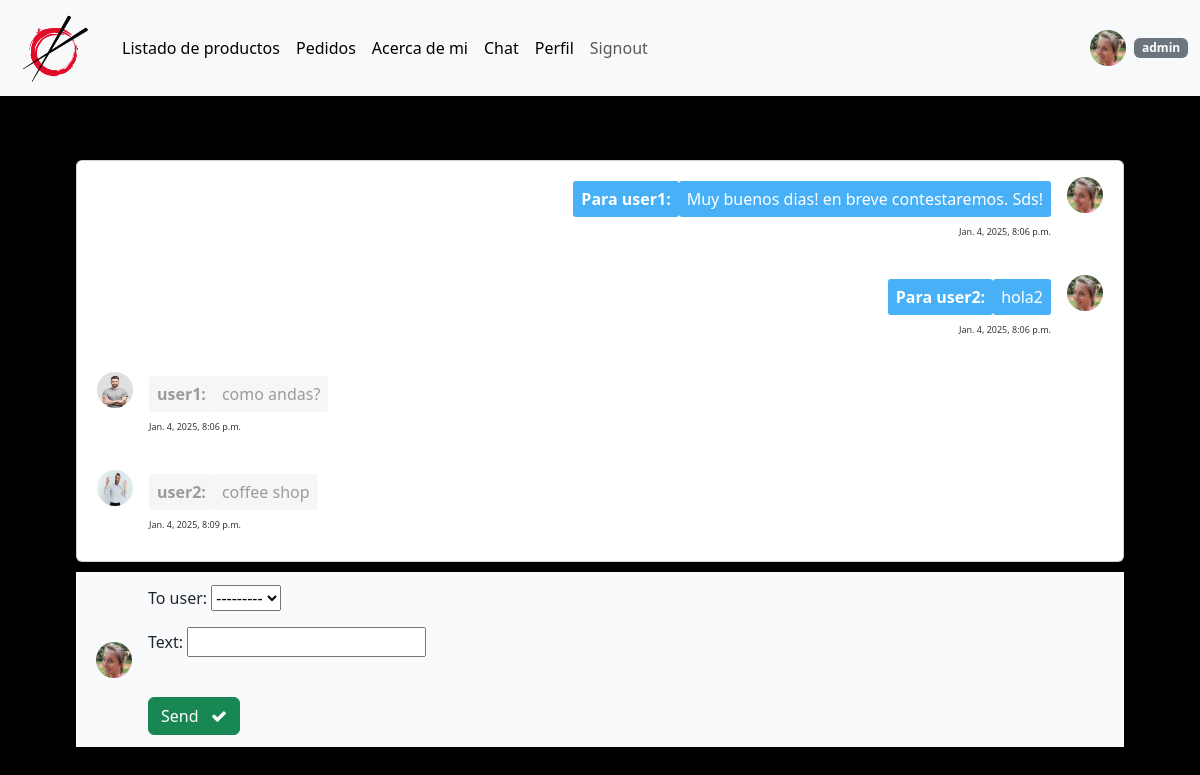
The app's page /msg/chat (signed in) with its own data.
### core/models.py (models this page shows)
class UserInfo(models.Model):
    user = models.OneToOneField(User, on_delete=models.CASCADE)
    avatar = models.ImageField(upload_to='avatares', null=True, blank=True)
    birthDate = models.DateField(null=True)

### mensajeria/models.py (models this page shows, shortened)
class Message(models.Model):
    creation_date = models.DateTimeField(auto_now_add=True)
    from_user = models.ForeignKey(User, on_delete=models.CASCADE, related_name='emisor')
    to_user = models.ForeignKey(User, on_delete=models.CASCADE, related_name='receptor')
    text = models.CharField(max_length=500)

### mensajeria/views.py (the view, shortened to what this page needs)
# urls.py: path('chat', views.chat, name='chat'),
@login_required(login_url='core:my-login')
def chat(request):
    try:
        all_messages = Message.objects.filter(
                    Q(from_user=request.user) | Q(to_user=request.user)
                ).order_by('creation_date')
        if request.user.username == 'admin':
            form = SendMessageByAdmin()
            if request.method == "POST":
                form = SendMessageByAdmin(request.POST)
                if form.is_valid():
                    form.save(from_user=request.user)
                    return redirect("mensajeria:chat")
        context = {'msgs': all_messages, 'form': form}
        return render(request, 'msg/chat.html', context=context)
    except:
        return redirect("mensajeria:chat")

### mensajeria/forms.py (shortened to what this page needs)
class SendMessageByAdmin(forms.ModelForm):
    class Meta:
        model = Message
        fields = ['to_user', 'text']

### templates/msg/chat.html (shortened to what this page needs)
{% extends 'core/base.html' %}
{% load static %}
{% block content %}
<body class="bg-black">
    <div class="page-content page-container" id="page-content">
        <div class="p-3">
            <div class="row d-flex justify-content-center m-5">
                <div class="col">
                    <div class="card card-bordered">
                        {% if msgs %}
                        <div class="ps-container ps-theme-default ps-active-y" id="chat-content" style="overflow-y: scroll !important; height:400px !important;">
                            {% for msg in msgs %}
                                {% if msg.from_user == user %}
                                    <div class="media media-chat media-chat-reverse d-flex flex-row-reverse">
                                        <img class="avatar" src="{{msg.from_user.userinfo.avatar.url}}" alt="my_pic">
                                        <div class="media-body">
                                            {% if user.is_superuser %}
                                            <div class="d-flex flex-row">
                                                <p class="fw-bold">Para {{msg.to_user}}:</p>
                                                <p>{{msg.text}}</p>
                                            </div>
                                            {% else %}
                                            <p>{{msg.text}}</p>
                                            {% endif %}
                                            <p class="meta text-black">{{msg.creation_date}}</p>
                                        </div>
                                    </div>
                                {% else %}
                                    <div class="media media-chat d-flex flex-row">
                                        <img class="avatar" src="{{msg.from_user.userinfo.avatar.url}}" alt="{{msg.from_user}}">
                                        <div class="media-body">
                                            {% if user.is_superuser %}
                                            <div class="d-flex flex-row">
                                                <p class="fw-bold">{{msg.from_user}}:</p>
                                                <p>{{msg.text}}</p>
                                            </div>
                                            {% else %}
                                            <p>{{msg.text}}</p>
                                            {% endif %}
                                            <p class="meta text-black"><time datetime="2018">{{msg.creation_date}}</time></p>
                                        </div>
                                    </div>
                                {% endif %}
                            {% endfor %}
                        </div>
                        {% else %}
                        <p>No hay mensajes.</p>
                        {% endif %}
                        <div class="ps-scrollbar-y-rail" style="top: 0px; height: 0px; right: 2px;"><div class="ps-scrollbar-y" tabindex="0" style="top: 0px; height: 2px;"></div></div></div>
                        <div class="publisher bt-1 border-light">
                            <img class="avatar avatar-xs" src="{{request.user.userinfo.avatar.url}}" alt="...">
                            <form method="POST" autocomplete="off" enctype="multipart/form-data">
                                {{form.as_p}}
                                <br>
                                <button type="submit" class="btn btn-success">
                                    Send &nbsp; <i class="fa fa-check" aria-hidden="true"></i>
                                </button>
                            </form>
                        </div>
                    </div>
                </div>
            </div>
        </div>
</body>
{% endblock %}

### templates/core/navbar.html (shortened to what this page needs)
{% load static %}
{% block content %}
<nav class="navbar navbar-expand-lg bg-body-tertiary">
    <div class="container-fluid">
      <a class="navbar-brand" href="{% url 'core:home' %}"><img src="{% static 'images/logo2.png' %}" alt="" class="rounded mx-2" width="70px"></a>
      <div class="collapse navbar-collapse" id="navbarSupportedContent">
        <ul class="navbar-nav me-auto mb-2 mb-lg-0">
          {% if user.is_authenticated %}
            <li class="nav-item">
              <a class="nav-link active" href="{% url 'core:products' %}">Listado de productos</a>
            </li>
            {% if not user.is_superuser %}
            <li class="nav-item">
              <a class="nav-link active" aria-current="page" href="{% url 'core:cart' %}">Mis pedidos</a>
            </li>
            {% else %}
            <li class="nav-item">
              <a class="nav-link active" aria-current="page" href="{% url 'core:requests' %}">Pedidos</a>
            </li>
            {% endif %}
            {% if user.is_superuser %}
            <li class="nav-item">
              <a class="nav-link active" aria-current="page" href="{% url 'core:aboutMe' %}">Acerca de mi</a>
            </li>
            {% endif %}
          {% endif %}
          {% if user.is_authenticated %}
          <li class="nav-item">
            <a class="nav-link active" href="{% url 'mensajeria:chat' %}">Chat</a>
          </li>
          <li class="nav-item">
            <a class="nav-link active" aria-current="page" href="{% url 'core:profile' %}">Perfil</a>
          </li>
          <li class="nav-item">
            <form action={% url 'core:user-logout' %} method="post">
              <button class="nav-link">Signout</button>
            </form>
          </li>
          {% endif %}
        </ul>
        {% if user.is_authenticated %}
        <img class="avatar avatar-xs mx-2" src="{{request.user.userinfo.avatar.url}}" alt="...">
        <span class="badge text-bg-secondary">{{request.user}}</span>
        {% endif%}
      </div>
    </div>
  </nav>
  {% endblock %}

### static/css/styles.css (style rules this page uses)
.card-bordered { border: 1px solid #ebebeb; }
.card { border: 0; border-radius: 0px; margin-bottom: 10px; -webkit-box-shadow: 0 2px 3px rgba(0,0,0,0.03); box-shadow: 0 2px 3px rgba(0,0,0,0.03); -webkit-transition: .5s; transition: .5s; }
.ps-container { position: relative; }
.ps-container { -ms-touch-action: auto; touch-action: auto; overflow: hidden!important; -ms-overflow-style: none; }
.media-chat { padding-right: 64px; margin-bottom: 0; }
.media { padding: 16px 12px; -webkit-transition: background-color .2s linear; transition: background-color .2s linear; }
.media .avatar { flex-shrink: 0; }
.avatar { position: relative; display: inline-block; width: 36px; height: 36px; line-height: 36px; text-align: center; border-radius: 100%; background-color: #f5f6f7; color: #8b95a5; text-transform: uppercase; }
.media-chat .media-body { -webkit-box-flex: initial; flex: initial; display: table; }
.media-body { min-width: 0; }
.media-chat .media-body p { position: relative; padding: 6px 8px; margin: 4px 0; background-color: #f5f6f7; border-radius: 3px; font-weight: 100; color:#9b9b9b; }
.media>* { margin: 0 8px; }
.media-chat .media-body p.meta { background-color: transparent !important; padding: 0; opacity: .8; font-size: xx-small }
.media-chat.media-chat-reverse { padding-right: 12px; padding-left: 64px; -webkit-box-orient: horizontal; -webkit-box-direction: reverse; flex-direction: row-reverse; }
.media-chat.media-chat-reverse .media-body p { float: right; clear: right; background-color: #48b0f7; color: #fff; }
.media-chat .media-body p { position: relative; padding: 6px 8px; margin: 4px 0; background-color: #f5f6f7; border-radius: 3px; }
.border-light { border-color: #f1f2f3 !important; }
.bt-1 { border-top: 1px solid #ebebeb !important; }
.publisher { position: relative; display: -webkit-box; display: flex; -webkit-box-align: center; align-items: center; padding: 12px 20px; background-color: #f9fafb; }
.publisher>*:first-child { margin-left: 0; }
.publisher>* { margin: 0 8px; }
button, input, optgroup, select, textarea { font-family: Roboto,sans-serif; font-weight: 300; }

### records on screen
Message: from_user.userinfo.avatar (picture), to_user "user1", text "Muy buenos dias! en breve contestaremos. Sds!", creation_date "Jan. 4, 2025, 8:06 p.m."
Message: from_user.userinfo.avatar (picture), to_user "user2", text "hola2", creation_date "Jan. 4, 2025, 8:06 p.m."
Message: from_user.userinfo.avatar (picture), from_user "user1", text "como andas?", creation_date "Jan. 4, 2025, 8:06 p.m."
Message: from_user.userinfo.avatar (picture), from_user "user2", text "coffee shop", creation_date "Jan. 4, 2025, 8:09 p.m."

### other values on screen
{{ request.user }} "admin"
